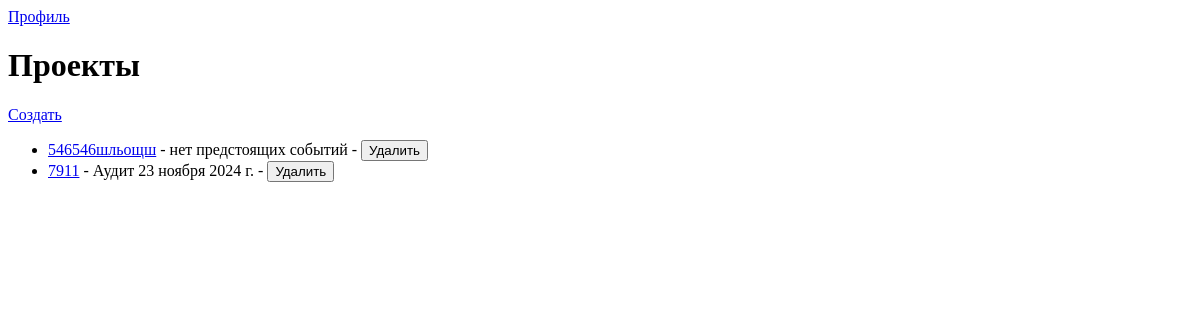
The app's page / (signed in), older data.
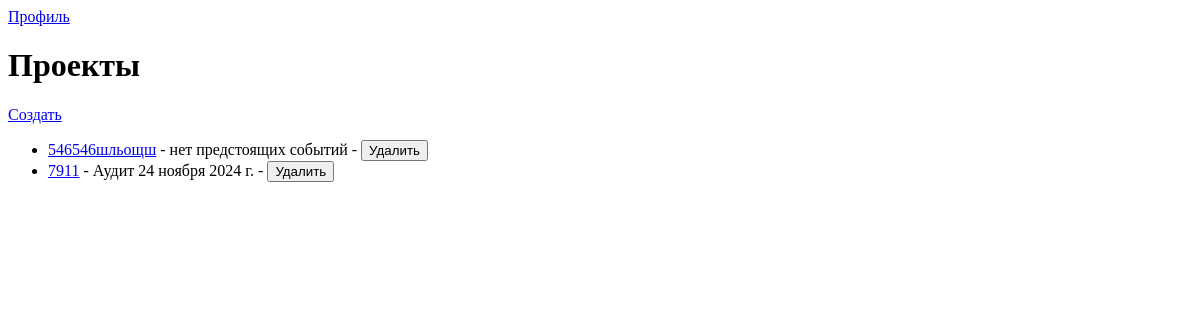
The same page, newer data.
### projects/models.py (models this page shows, shortened)
class Project(models.Model):
    user = models.ForeignKey(User, on_delete=models.CASCADE)  # Убрали null=True
    name = models.CharField(max_length=255)
    description = models.TextField(blank=True)
    excel_file = models.FileField(upload_to='excel/', null=True, blank=True)
    def get_next_event(self):
        today = timezone.now().date()
        next_event = self.events.filter(event_date__gte=today).order_by('event_date').first()
        return next_event

class Event(models.Model):
    EVENT_TYPES = (
        ('montage', 'Монтаж'),
        ('audit', 'Аудит'),
        ('dismantle', 'Демонтаж'),
    )
    project = models.ForeignKey(Project, related_name='events', on_delete=models.CASCADE)
    event_type = models.CharField(choices=EVENT_TYPES, max_length=20)
    description = models.TextField(blank=True)
    photo_count = models.IntegerField()
    event_date = models.DateField()

### projects/views.py (the view)
# urls.py: path('', views.manage_projects, name='manage_projects'),
@login_required
def manage_projects(request):
    projects = Project.objects.filter(user=request.user)
    projects_with_events = [(project, project.get_next_event()) for project in projects]
    return render(request, 'projects/manage_projects.html', {'projects_with_events': projects_with_events})

### projects/templates/projects/manage_projects.html (shortened to what this page needs)
 <!DOCTYPE html>
 <html>
 <head>
 </head>
 <body>
    <a href="{% url 'profile' %}">Профиль</a>
    <h1>Проекты</h1>
    <a href="{% url 'create_project' %}">Создать</a>
    <ul>
        {% for project, next_event in projects_with_events %}
            <li>
                <a href="{% url 'edit_project' project.id %}">{{ project.name }}</a>
                {% if next_event %}
                    - {{ next_event.get_event_type_display }} {{ next_event.event_date }}
                {% else %}
                    - нет предстоящих событий
                {% endif %}
                - <form method="POST" action="{% url 'delete_project' project.id %}" style="display:inline;">
                    <button type="submit" onclick="return confirm('Are you sure you want to delete this project?');">Удалить</button>
                </form>
            </li>
        {% empty %}
            <li>No projects available.</li>
        {% endfor %}
    </ul>
</body>
 </html>

Row changes from the older to the newer data that the page shows:
changed through a linked row, Project "Аудит": event_date "23 ноября 2024 г." → "24 ноября 2024 г."
